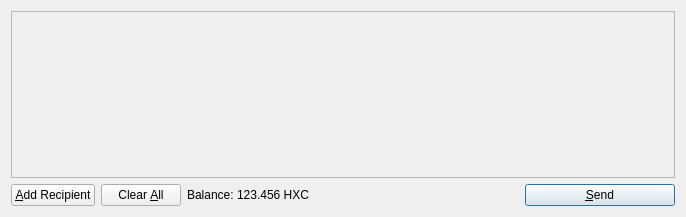
<?xml version="1.0" encoding="UTF-8"?>
<ui version="4.0">
 <class>SendCoinsDialog</class>
 <widget class="QDialog" name="SendCoinsDialog">
  <property name="geometry">
   <rect>
    <x>0</x>
    <y>0</y>
    <width>686</width>
    <height>217</height>
   </rect>
  </property>
  <property name="windowTitle">
   <string>Send Coins</string>
  </property>
  <layout class="QVBoxLayout" name="verticalLayout">
   <item>
    <widget class="QScrollArea" name="scrollArea">
     <property name="widgetResizable">
      <bool>true</bool>
     </property>
     <widget class="QWidget" name="scrollAreaWidgetContents">
      <property name="geometry">
       <rect>
        <x>0</x>
        <y>0</y>
        <width>666</width>
        <height>165</height>
       </rect>
      </property>
      <layout class="QVBoxLayout" name="verticalLayout_2">
       <property name="margin">
        <number>0</number>
       </property>
       <item>
        <layout class="QVBoxLayout" name="entries">
         <property name="spacing">
          <number>6</number>
         </property>
        </layout>
       </item>
       <item>
        <spacer name="verticalSpacer">
         <property name="orientation">
          <enum>Qt::Vertical</enum>
         </property>
         <property name="sizeHint" stdset="0">
          <size>
           <width>20</width>
           <height>40</height>
          </size>
         </property>
        </spacer>
       </item>
      </layout>
     </widget>
    </widget>
   </item>
   <item>
    <layout class="QHBoxLayout" name="horizontalLayout">
     <item>
      <widget class="QPushButton" name="addButton">
       <property name="toolTip">
        <string>Send to multiple recipients at once</string>
       </property>
       <property name="text">
        <string>&amp;Add Recipient</string>
       </property>
       <property name="icon">
        <iconset resource="../bitcoin.qrc">
         <normaloff>:/icons/add</normaloff>:/icons/add</iconset>
       </property>
       <property name="autoDefault">
        <bool>false</bool>
       </property>
      </widget>
     </item>
     <item>
      <widget class="QPushButton" name="clearButton">
       <property name="sizePolicy">
        <sizepolicy hsizetype="Minimum" vsizetype="Fixed">
         <horstretch>0</horstretch>
         <verstretch>0</verstretch>
        </sizepolicy>
       </property>
       <property name="toolTip">
        <string>Remove all transaction fields</string>
       </property>
       <property name="text">
        <string>Clear &amp;All</string>
       </property>
       <property name="icon">
        <iconset resource="../bitcoin.qrc">
         <normaloff>:/icons/remove</normaloff>:/icons/remove</iconset>
       </property>
       <property name="autoRepeatDelay">
        <number>300</number>
       </property>
       <property name="autoDefault">
        <bool>false</bool>
       </property>
      </widget>
     </item>
     <item>
      <layout class="QHBoxLayout" name="horizontalLayout_2">
       <property name="spacing">
        <number>3</number>
       </property>
       <item>
        <widget class="QLabel" name="label">
         <property name="text">
          <string>Balance:</string>
         </property>
        </widget>
       </item>
       <item>
        <widget class="QLabel" name="labelBalance">
         <property name="cursor">
          <cursorShape>IBeamCursor</cursorShape>
         </property>
         <property name="text">
          <string>123.456 HXC</string>
         </property>
         <property name="textInteractionFlags">
          <set>Qt::LinksAccessibleByMouse|Qt::TextSelectableByKeyboard|Qt::TextSelectableByMouse</set>
         </property>
        </widget>
       </item>
      </layout>
     </item>
     <item>
      <spacer name="horizontalSpacer">
       <property name="orientation">
        <enum>Qt::Horizontal</enum>
       </property>
       <property name="sizeHint" stdset="0">
        <size>
         <width>40</width>
         <height>20</height>
        </size>
       </property>
      </spacer>
     </item>
     <item>
      <widget class="QPushButton" name="sendButton">
       <property name="minimumSize">
        <size>
         <width>150</width>
         <height>0</height>
        </size>
       </property>
       <property name="toolTip">
        <string>Confirm the send action</string>
       </property>
       <property name="text">
        <string>&amp;Send</string>
       </property>
       <property name="icon">
        <iconset resource="../bitcoin.qrc">
         <normaloff>:/icons/send</normaloff>:/icons/send</iconset>
       </property>
       <property name="default">
        <bool>true</bool>
       </property>
      </widget>
     </item>
    </layout>
   </item>
  </layout>
 </widget>
 <resources>
  <include location="../bitcoin.qrc"/>
 </resources>
 <connections/>
</ui>
